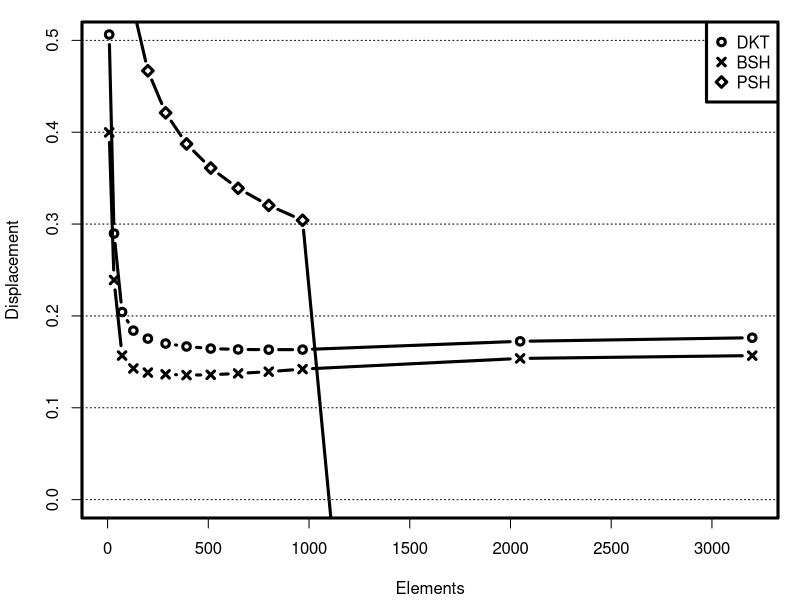

Reproduce this figure in R.
#
# Graph: modified Scordelis-Lo roof
#

n2e <- function(x) (2*x*x); # size to element count

lo <- read.csv("roof.csv");

# Compute displacement
lo$z <- 19.1511 - lo$z;

# Plot to PDF
pdf("roof.pdf", width=7, height=4);
p <- par(lwd=3, mar=c(4,4,1,1)+0.1);

plot(c(1,3200), c(0,0.5), type="n", xlab="Elements", ylab="Displacement");
abline(h=axTicks(2), lty="dotted", lwd=1); # Grid lines

n <- "optdkt";
lines(n2e(lo$size[lo$name == n]), lo$z[lo$name == n], type="b", col="black", pch=1);

n<- "bezier2";
lines(n2e(lo$size[lo$name == n]), lo$z[lo$name == n], type="b", col="black", pch=4);

n<- "triangular";
lines(n2e(lo$size[lo$name == n]), lo$z[lo$name == n], type="b", col="black", pch=5);

legend("topright", c("DKT","BSH", "PSH"), pch=c(1,4,5), col=c("black","black","black"), bg="white");

dev.off()
par(p);
